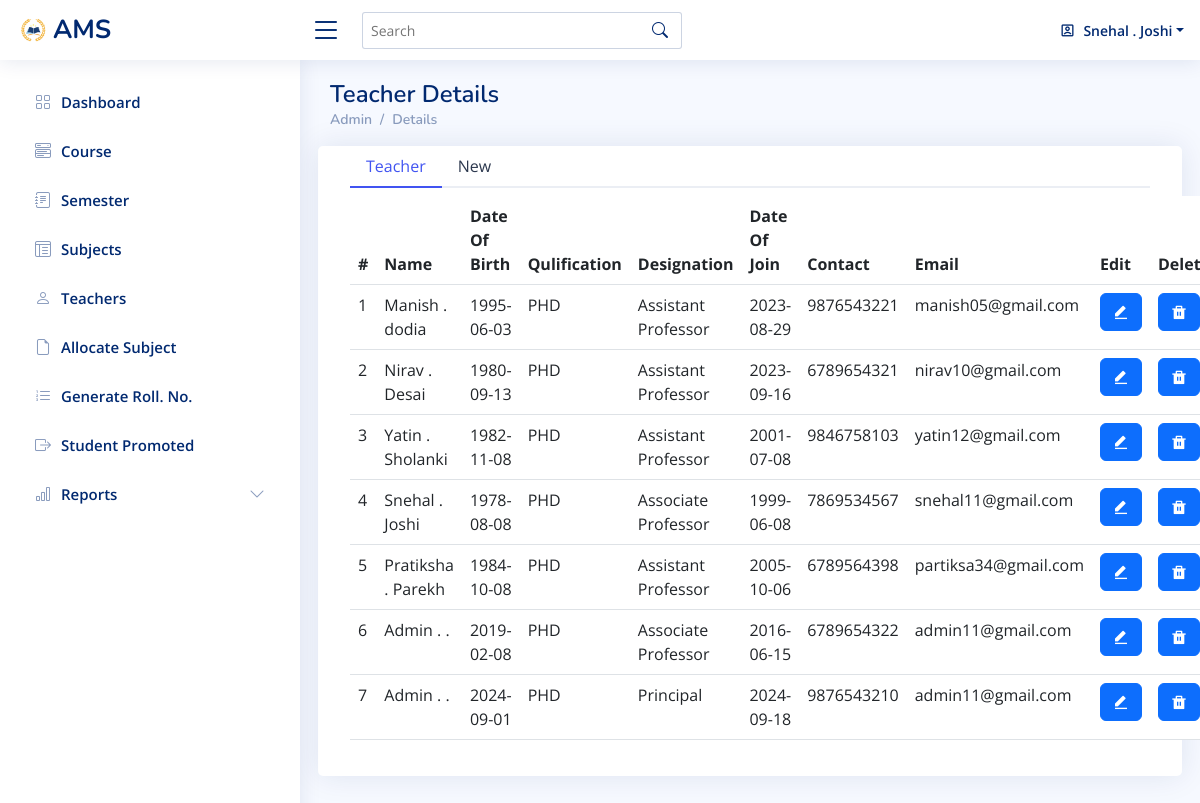
/teacher.php (signed in), run on the app's committed database.
### tables this page shows
CREATE TABLE IF NOT EXISTS `teacher` (
  `t_id` int NOT NULL AUTO_INCREMENT,
  `u_type` tinyint(1) NOT NULL,
  `fname` varchar(40) NOT NULL,
  `mname` varchar(40) NOT NULL,
  `lname` varchar(40) NOT NULL,
  `gender` varchar(20) NOT NULL,
  `dob` date NOT NULL,
  `qulification` varchar(40) NOT NULL,
  `des_id` int NOT NULL,
  `doj` date NOT NULL,
  `contact` varchar(10) NOT NULL,
  `email` varchar(40) NOT NULL,
  `password` varchar(40) NOT NULL,
  PRIMARY KEY (`t_id`)
);

CREATE TABLE IF NOT EXISTS `designation` (
  `des_id` int NOT NULL AUTO_INCREMENT,
  `des_name` varchar(50) NOT NULL,
  PRIMARY KEY (`des_id`)
);

### teacher.php (the view, shortened to what this page needs)
<?php
include("database_connect.php");
$selectqry="select tea.t_id,tea.u_type,concat(tea.fname ,' ' , tea.mname,' ',tea.lname) as name,
tea.gender,tea.des_id,d.des_name,tea.dob,tea.qulification,tea.doj,tea.contact,tea.email,tea.password
from teacher tea inner join designation d
on tea.des_id=d.des_id";
$rsteacher=mysqli_query($con,$selectqry);
?>
<!DOCTYPE html>
<html lang="en">
<head>
  <link href="assets/vendor/bootstrap/css/bootstrap.min.css" rel="stylesheet">
  <link href="assets/vendor/bootstrap-icons/bootstrap-icons.css" rel="stylesheet">
  <link href="assets/vendor/boxicons/css/boxicons.min.css" rel="stylesheet">
  <link href="assets/vendor/quill/quill.snow.css" rel="stylesheet">
  <link href="assets/vendor/quill/quill.bubble.css" rel="stylesheet">
  <link href="assets/vendor/remixicon/remixicon.css" rel="stylesheet">
  <link href="assets/vendor/simple-datatables/style.css" rel="stylesheet">
  <link href="assets/css/style.css" rel="stylesheet">
</head>
<body>
  <header id="header" class="header fixed-top d-flex align-items-center">
    <div class="d-flex align-items-center justify-content-between">
      <a href="#" class="logo d-flex align-items-center">
        <img src="img/logo/logoaaa.png" alt="">
        <span class="d-none d-lg-block">AMS</span>
      </a>
      <i class="bi bi-list toggle-sidebar-btn"></i>
    </div>
    <div class="search-bar">
      <form class="search-form d-flex align-items-center" method="POST" action="#">
        <input type="text" name="query" placeholder="Search" title="Enter search keyword">
        <button type="submit" title="Search"><i class="bi bi-search"></i></button>
      </form>
    </div>
    <nav class="header-nav ms-auto">
      <ul class="d-flex align-items-center">
        <li class="nav-item dropdown pe-3">
        <a class="nav-link nav-profile d-flex align-items-center pe-0" href="#" data-bs-toggle="dropdown">
            <i class="ri-account-box-line"></i>
            <span class="d-none d-md-block dropdown-toggle ps-2"><?PHP if(isset($_SESSION["u_name"])) echo $_SESSION["u_name"]; ?></span>
          </a>
        </li>
      </ul>
    </nav>
  </header>
  <aside id="sidebar" class="sidebar">
<ul class="sidebar-nav" id="sidebar-nav">
  <li class="nav-item">
    <a class="nav-link collapsed" href="admin-dashboard.php">
      <i class="bi bi-grid"></i>
      <span>Dashboard</span>
    </a>
  </li>
  <li class="nav-item">
    <a class="nav-link collapsed"  href="course.php">
      <i class="bi bi-menu-button-wide"></i><span>Course</span>
    </a>
  </li>
  <li class="nav-item">
    <a class="nav-link collapsed"  href="semester.php">
      <i class="bi bi-journal-text"></i><span>Semester</span>
    </a>
  </li>
  <li class="nav-item">
    <a class="nav-link collapsed"  href="subjects.php">
      <i class="bi bi-layout-text-window-reverse"></i><span>Subjects</span>
    </a>
  </li>
  <li class="nav-item">
    <a class="nav-link collapsed"  href="teacher.php">
      <i class="bi bi-person"></i><span>Teachers</span>
    </a>
  </li>
  <li class="nav-item">
    <a class="nav-link collapsed"  href="allocate-subject.php">
      <i class="bi bi-file-earmark"></i><span>Allocate Subject</span>
    </a>
  </li>
  <li class="nav-item">
        <a class="nav-link collapsed"  href="Generate-rollno.php">
          <i class="bi bi-list-ol"></i><span>Generate Roll. No.</span>
        </a>
      </li>
      <li class="nav-item">
        <a class="nav-link collapsed"  href="student_promot.php">
          <i class="bi bi-box-arrow-right"></i><span>Student Promoted</span>
        </a>
      </li>
      <li class="nav-item">
        <a class="nav-link collapsed" data-bs-target="#icons-nav" data-bs-toggle="collapse" href="Reports.php">
          <i class="bi bi-bar-chart"></i><span>Reports</span><i class="bi bi-chevron-down ms-auto"></i>
        </a>
      </li>
        </ul>
</aside>
  <main id="main" class="main">
    <div class="pagetitle">
      <h1>Teacher Details</h1>
      <nav>
        <ol class="breadcrumb">
          <li class="breadcrumb-item"><a href="index.html">Admin</a></li>
          <li class="breadcrumb-item">Details</li>
        </ol>
      </nav>
    </div>
    <section class="section">
      <div class="row">
        <div class="card">
          <div class="card-body">
            <ul class="nav nav-tabs nav-tabs-bordered" id="borderedTab" role="tablist">
              <li class="nav-item" role="presentation">
                <button class="<?php if(isset($t_id)) echo 'nav-link'; else echo 'nav-link active'?>" id="home-tab" data-bs-toggle="tab" data-bs-target="#bordered-home" type="button" role="tab" aria-controls="home" aria-selected="true">Teacher</button>
              </li>
              <li class="nav-item" role="presentation">
                <button class="<?php if(isset($t_id)) echo 'nav-link active'; else echo 'nav-link'?>" id="profile-tab" data-bs-toggle="tab" data-bs-target="#bordered-profile" type="button" role="tab" aria-controls="profile" aria-selected="false">New</button>
              </li>
            </ul>
            <div class="tab-content pt-2" id="borderedTabContent">
              <div class="<?php if(isset($t_id)) echo 'tab-pane fade'; else echo 'tab-pane fade show active'?>" id="bordered-home" role="tabpanel" aria-labelledby="home-tab">
              <table class="table datatable">
                <thead>
                  <tr>
                    <th scope="col">#</th>
                    <th scope="col">Name</th>
                    <th scope="col">Date Of Birth</th>
                    <th scope="col">Qulification</th>
                    <th scope="col">Designation</th>
                    <th scope="col">Date Of Join</th>
                    <th scope="col">Contact</th>
                    <th scope="col">Email</th>
                    <th scope="col">Edit</th>
                    <th scope="col">Delete</th>
                  </tr>
                </thead>
                <tbody>
                  <?php
                   if(!$rsteacher)
                   {
                      echo "<tr><td colspan='10'> no records found...</td></tr>";
                   }
                   else
                   {
                      $cnt=1;
                      while($row=mysqli_fetch_row($rsteacher))
                      {
                          echo "<tr>";
                          echo "<td>".$cnt."</td>";
                          echo "<td>".$row[2]."</td>";
                          echo "<td>".$row[6]."</td>";
                          echo "<td>".$row[7]."</td>";
                          echo "<td>".$row[5]."</td>";
                          echo "<td>".$row[8]."</td>";
                          echo "<td>".$row[9]."</td>";
                          echo "<td>".$row[10]."</td>";
                          echo "<td><a class='btn btn-primary' href='teacher.php?edit=".$row[0]."'><i class='ri-edit-fill'></i></a></td>";
                          echo "<td><button type='button' class='btn btn-primary' data-bs-toggle='modal' data-bs-target='#smallModal$row[0]'>
                          <i class='ri-delete-bin-fill'></i>
                        </button></td>";
                          echo "</tr>";
                          $cnt=$cnt+1;
                      }
                   }
                  ?>
                </tbody>
              </table>
                </div>
            </div>
          </div>
      </div>
    </section>
  </main>
</body>
</html>

### assets/css/style.css (style rules this page uses)
:root { scroll-behavior: smooth; }
body { font-family: "Open Sans", sans-serif; background: #f6f9ff; color: #444444; }
a { color: #4154f1; text-decoration: none; }
h1, h2, h3, h4, h5, h6 { font-family: "Nunito", sans-serif; }
#main { margin-top: 60px; padding: 20px 30px; transition: all 0.3s; }
.pagetitle { margin-bottom: 10px; }
.pagetitle h1 { font-size: 24px; margin-bottom: 0; font-weight: 600; color: #012970; }
.card { margin-bottom: 30px; border: none; border-radius: 5px; box-shadow: 0px 0 30px rgba(1, 41, 112, 0.1); }
.card-body { padding: 0 20px 20px 20px; }
.breadcrumb { font-size: 14px; font-family: "Nunito", sans-serif; color: #899bbd; font-weight: 600; }
.breadcrumb a { color: #899bbd; transition: 0.3s; }
.breadcrumb .breadcrumb-item::before { color: #899bbd; }
.nav-tabs-bordered { border-bottom: 2px solid #ebeef4; }
.nav-tabs-bordered .nav-link { margin-bottom: -2px; border: none; color: #2c384e; }
.nav-tabs-bordered .nav-link.active { background-color: #fff; color: #4154f1; border-bottom: 2px solid #4154f1; }
.logo { line-height: 1; }
@media (min-width: 1200px) { .logo { width: 280px; } }
.logo img { max-height: 26px; margin-right: 6px; }
.logo span { font-size: 26px; font-weight: 700; color: #012970; font-family: "Nunito", sans-serif; }
.header { transition: all 0.5s; z-index: 997; height: 60px; box-shadow: 0px 2px 20px rgba(1, 41, 112, 0.1); background-color: #fff; padding-left: 20px; }
.header .toggle-sidebar-btn { font-size: 32px; padding-left: 10px; cursor: pointer; color: #012970; }
.header .search-bar { min-width: 360px; padding: 0 20px; }
.header .search-form { width: 100%; }
.header .search-form input { border: 0; font-size: 14px; color: #012970; border: 1px solid rgba(1, 41, 112, 0.2); padding: 7px 38px 7px 8px; border-radius: 3px; transition: 0.3s; width: 100%; }
.header .search-form button { border: 0; padding: 0; margin-left: -30px; background: none; }
.header .search-form button i { color: #012970; }
.header-nav ul { list-style: none; }
.header-nav>ul { margin: 0; padding: 0; }
.header-nav .nav-profile { color: #012970; }
.header-nav .nav-profile span { font-size: 14px; font-weight: 600; }
.sidebar { position: fixed; top: 60px; left: 0; bottom: 0; width: 300px; z-index: 996; transition: all 0.3s; padding: 20px; overflow-y: auto; scrollbar-width: thin; scrollbar-color: #aab7cf transparent; box-shadow: 0px 0px 20px rgba(1, 41, 112, 0.1); background-color: #fff; }
@media (min-width: 1200px) { #main, #footer { margin-left: 300px; } }
.sidebar-nav { padding: 0; margin: 0; list-style: none; }
.sidebar-nav li { padding: 0; margin: 0; list-style: none; }
.sidebar-nav .nav-item { margin-bottom: 5px; }
.sidebar-nav .nav-link { display: flex; align-items: center; font-size: 15px; font-weight: 600; color: #4154f1; transition: 0.3; background: #f6f9ff; padding: 10px 15px; border-radius: 4px; }
.sidebar-nav .nav-link i { font-size: 16px; margin-right: 10px; color: #4154f1; }
.sidebar-nav .nav-link.collapsed { color: #012970; background: #fff; }
.sidebar-nav .nav-link.collapsed i { color: #899bbd; }
.sidebar-nav .nav-link .bi-chevron-down { margin-right: 0; transition: transform 0.2s ease-in-out; }

### data on the page
teacher: row "Manish . dodia", dob "1995-06-03", qulification "PHD", des.des_name "Assistant Professor", doj "2023-08-29", contact "9876543221", email "manish05@gmail.com"
teacher: row "Nirav . Desai", dob "1980-09-13", qulification "PHD", des.des_name "Assistant Professor", doj "2023-09-16", contact "6789654321", email "nirav10@gmail.com"
teacher: row "Yatin . Sholanki", dob "1982-11-08", qulification "PHD", des.des_name "Assistant Professor", doj "2001-07-08", contact "9846758103", email "yatin12@gmail.com"
teacher: row "Snehal . Joshi", dob "1978-08-08", qulification "PHD", des.des_name "Associate Professor", doj "1999-06-08", contact "7869534567", email "snehal11@gmail.com"
teacher: row "Pratiksha . Parekh", dob "1984-10-08", qulification "PHD", des.des_name "Assistant Professor", doj "2005-10-06", contact "6789564398", email "partiksa34@gmail.com"
teacher: row "Admin . .", dob "2019-02-08", qulification "PHD", des.des_name "Associate Professor", doj "2016-06-15", contact "6789654322", email "admin11@gmail.com"
teacher: row "Admin . .", dob "2024-09-01", qulification "PHD", des.des_name "Principal", doj "2024-09-18", contact "9876543210", email "admin11@gmail.com"

### other printed values
$_SESSION["u_name"] "Snehal . Joshi"
